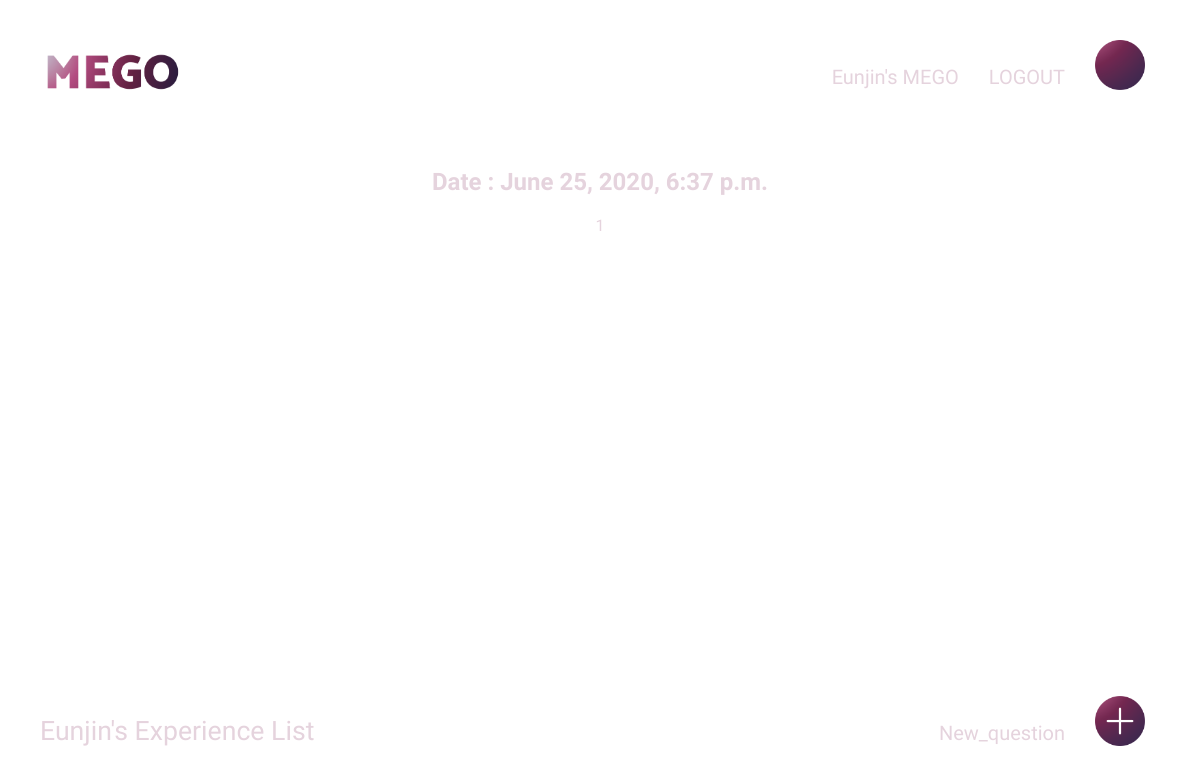
/MEgo/exp_list (signed in), run on an earlier commit of the app's database.
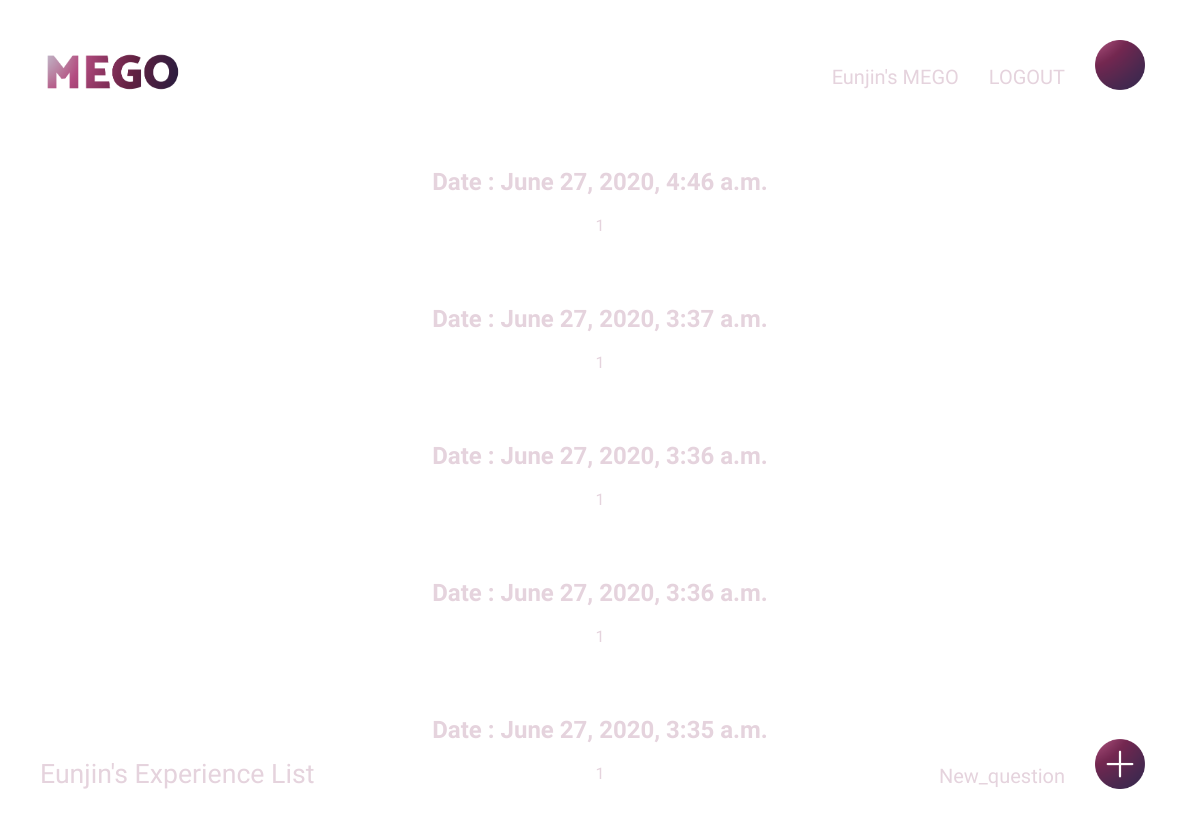
And on a later commit of the database.
### MEgo/models.py (models this page shows, shortened)
class User(AbstractBaseUser, PermissionsMixin):
    objects = UserManager()
    email = models.EmailField(
        max_length=255,
        unique=True,
    )
    nickname = models.CharField(
        max_length=20,
        null=False,
        unique=True
    )
    user_id = models.CharField(
        max_length=20,
        null=False,
        unique=True
    )
    is_active = models.BooleanField(default=True)
    is_admin = models.BooleanField(default=False)
    is_superuser = models.BooleanField(default=False)
    is_staff = models.BooleanField(default=False)
    date_joined = models.DateTimeField(auto_now_add=True)
    age = models.IntegerField(null = False)
    gender = models.CharField(max_length=200, null = False)
    USERNAME_FIELD = 'user_id'
    REQUIRED_FIELDS = ['email','nickname']

class Experience(models.Model):
    author = models.ForeignKey(settings.AUTH_USER_MODEL, on_delete=models.CASCADE, default='admin')
    input_date = models.DateTimeField(
            default=timezone.now)
    exp_date = models.DateTimeField(
            default=timezone.now)
    walks = models.IntegerField(blank=True, null=True)
    sleep = models.FloatField(blank=True, null=True)
    deep_sleep = models.FloatField(blank=True, null=True)
    heartbeat = models.IntegerField(blank=True, null=True)
    calorie = models.IntegerField(blank=True, null=True)
    distance = models.FloatField(blank=True, null=True)
    event = models.TextField()
    thoughts = models.TextField()
    emotion = models.TextField()
    importance = models.IntegerField()
    future = models.IntegerField(default=0)
    related_people = models.CharField(max_length=200, blank=True, null=True)
    related_place = models.CharField(max_length=200, blank=True, null=True)
    photo = models.ImageField(blank=True,upload_to=user_path)  # path based on the function and settings
    thumbnail_photo = models.ImageField(blank=True, upload_to=user_path) # it is not required field
    media_links = models.TextField(blank=True, null=True)
    emotion_color = models.CharField(max_length=100, default="", blank=True, null=True)

### MEgo/views.py (the view)
# urls.py: path('MEgo/exp_list', views.experience_as_list, name='experience_as_list'),
@login_required
def experience_as_list(request):
    if request.user.is_authenticated and request.user.user_id == 'admin':
        exps = Experience.objects.order_by('exp_date')
    else:
        exps = Experience.objects.filter(author__exact=request.user.id).order_by('exp_date').reverse()
    return render(request, 'MEgo/experience_as_list.html', {'exps':exps})

### MEgo/templates/MEgo/experience_as_list.html (shortened to what this page needs)
{% extends 'MEgo/base.html' %}
{% load static %}
{% block content %}
    {% for exp in exps %}
        <div class="exp">
            <h2><a href="{% url 'experience_detail' pk=exp.pk %}">Date : {{ exp.exp_date }}</a></h2>
            <p>{{ exp.event|linebreaksbr }}</p>
        </div>
    {% endfor %}
        <div class="bottom-page-header">
            <h1 id="bottom-logo"><a>{{ user.nickname }}'s Experience List</a></h1>
            <div class="top-menu">
                <li><a href="{% url 'new_question' %}">New_question</a></li>
                <li><a href="{% url 'experience_new_m' %}"><img src="{% static "Icons/+.png" %}" width="50" height="50"></a></li>
            </div>
        </div>
{% endblock %}

### MEgo/templates/MEgo/base.html (shortened to what this page needs)
{% load static %}
{% load widget_tweaks %}
<html>
    <head>
        <link rel="stylesheet" type="text/css" href="{% static 'css/MEgo.css' %}">
    </head>
    <body>
        <header class="page-header">
            <h1 id="logo"><a href="{% url 'experience_circle' %}"><img src="{% static "Icons/Mego_color.png" %}" height="50"></a></h1>
            <nav>
                <ul class="top-menu">
                    <li><a>{{ user.nickname }}'s MEGO</a></li>
                    <li><a href="{% url 'logout' %}">LOGOUT</a></li>
                    <li><a href="{% url 'analysis_report' %}"><img src="{% static "Icons/megosymbol.png" %}" width="50" height="50"></a></li>
                </ul>
            </nav>
        </header>
        <div class="content container">
            <center>
            {% block content %}
            {% endblock %}
            </center>
        </div>
    </body>
</html>

### MEgo/static/css/MEgo.css (style rules this page uses)
.page-header { margin-top: 0; padding: 20px 20px 20px 40px; position: fixed; top: 0; left: 0; right: 0; background: none; }
.bottom-page-header { margin-top: 0; padding: 20px 20px 20px 40px; position: fixed; top: 82%; left: 0; right: 0; }
.top-menu, .top-menu:hover, .top-menu:visited { margin-block-start: 20px; margin-block-end: 20px; color: #ffffff; float: right; font-size: 15pt; margin-right: 20px; }
.top-menu li { float: left; list-style:none; }
.top-menu a { line-height:75px; padding:0 15px; }
#logo { float: left; font-family: 'Catamaran', sans-serif; font-weight: 900; font-size: 30pt; line-height:75px; }
#bottom-logo { float: left; font-family: 'Catamaran', sans-serif; font-weight: 400; font-size: 20pt; line-height:75px; }
.exp { margin-bottom: 70px; }
a { text-decoration:none; color: rgb(229,211,221); }
h1, h2, h3, h4 { font-family: 'Catamaran', sans-serif; font-weight: 900; }

### MEgo/templates/MEgo/base.html (style rules this page uses)
body { background: white; font-family: 'Catamaran', sans-serif; font-weight: 400; color: rgb(229,211,221); padding-top : 160px; }

What changed in the data, as far as the page shows it:
no longer on this page (row edited): Experience: exp_date "June 25, 2020, 6:37 p.m.", event "1"
added Experience: exp_date "June 27, 2020, 4:46 a.m.", event "1"
added Experience: exp_date "June 27, 2020, 3:37 a.m.", event "1"
added Experience: exp_date "June 27, 2020, 3:36 a.m.", event "1"
added Experience: exp_date "June 27, 2020, 3:36 a.m.", event "1"
added Experience: exp_date "June 27, 2020, 3:35 a.m.", event "1"
